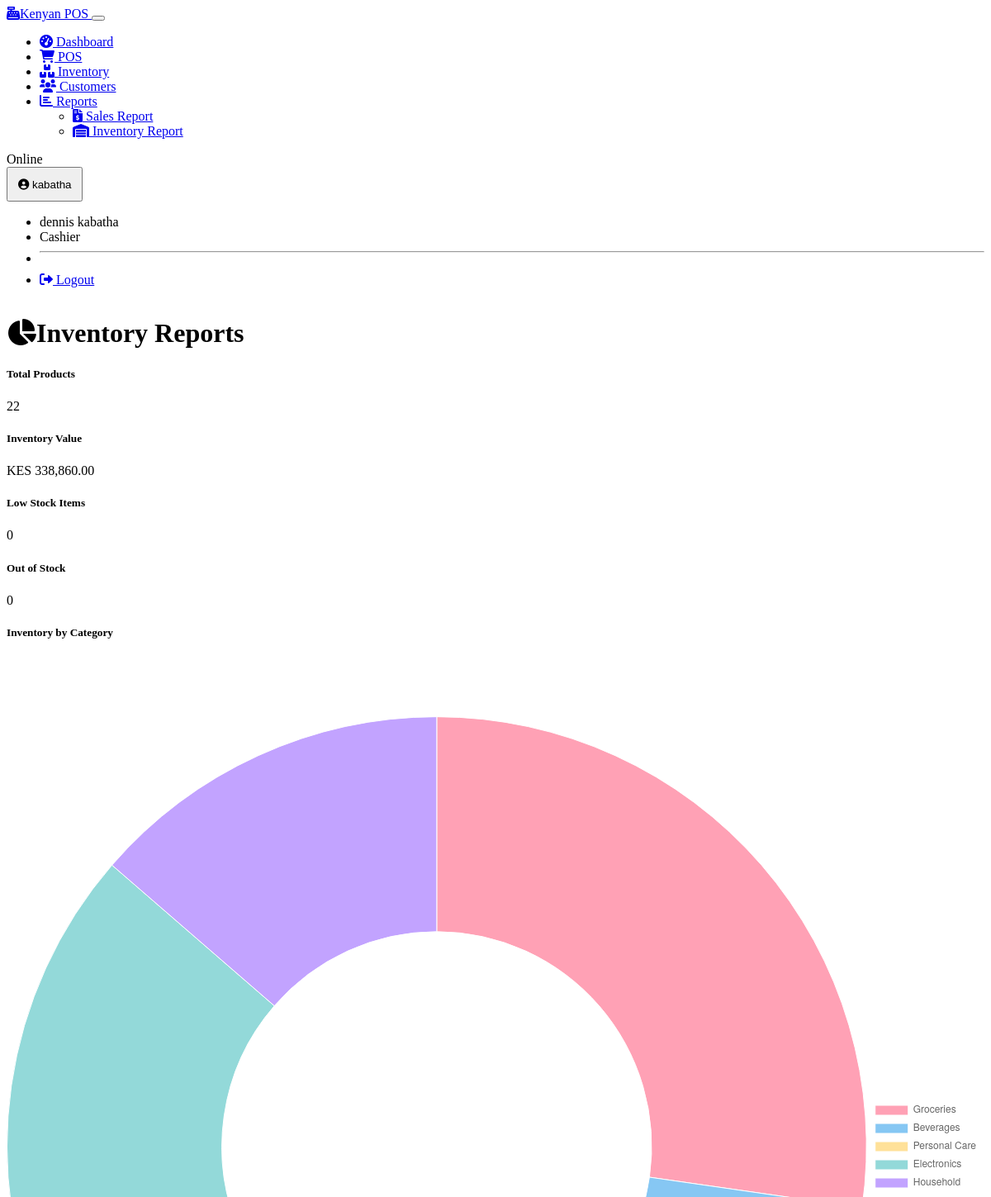
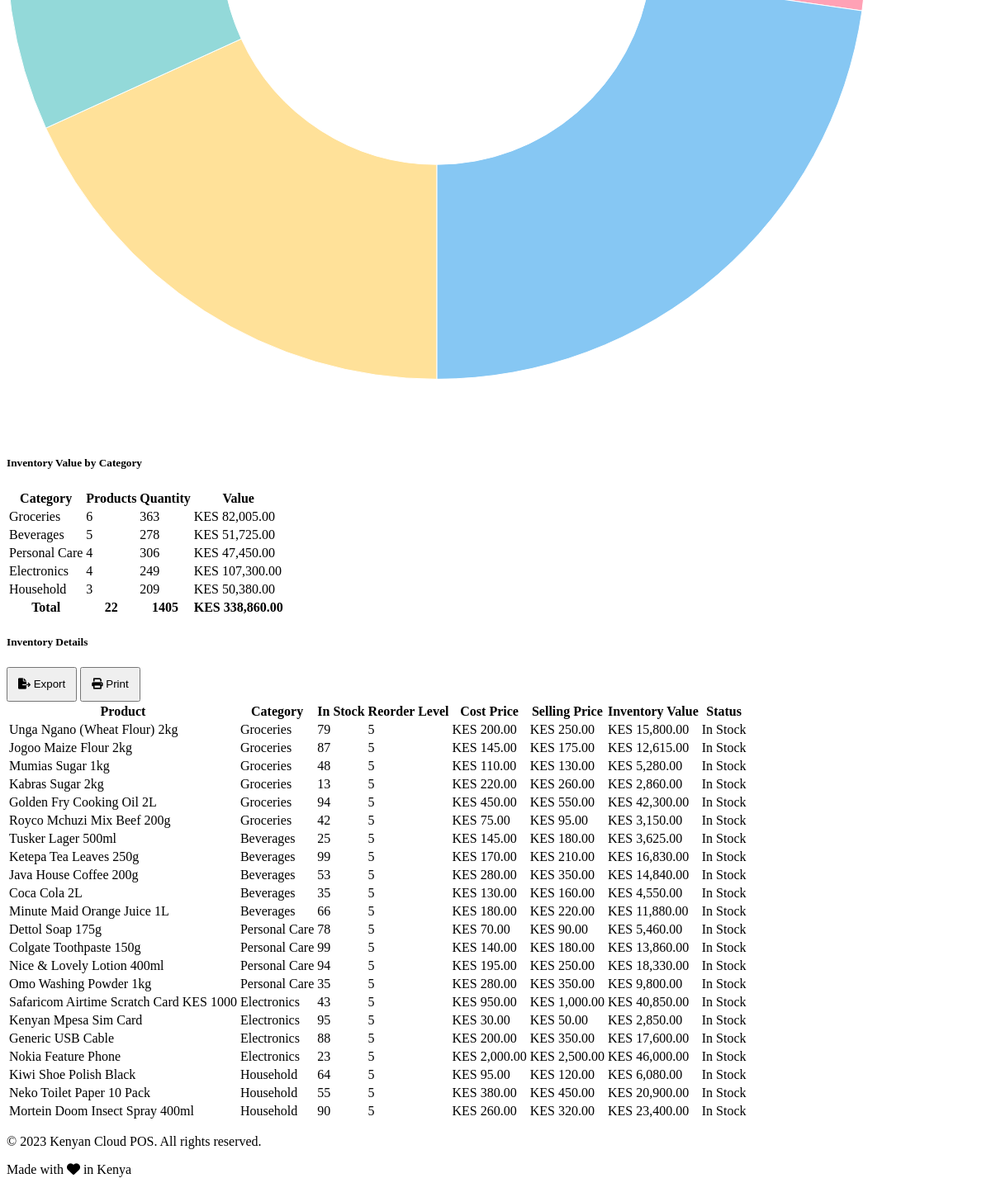
The app's page /reports/inventory (signed in), older data (2 pictures, top to bottom).
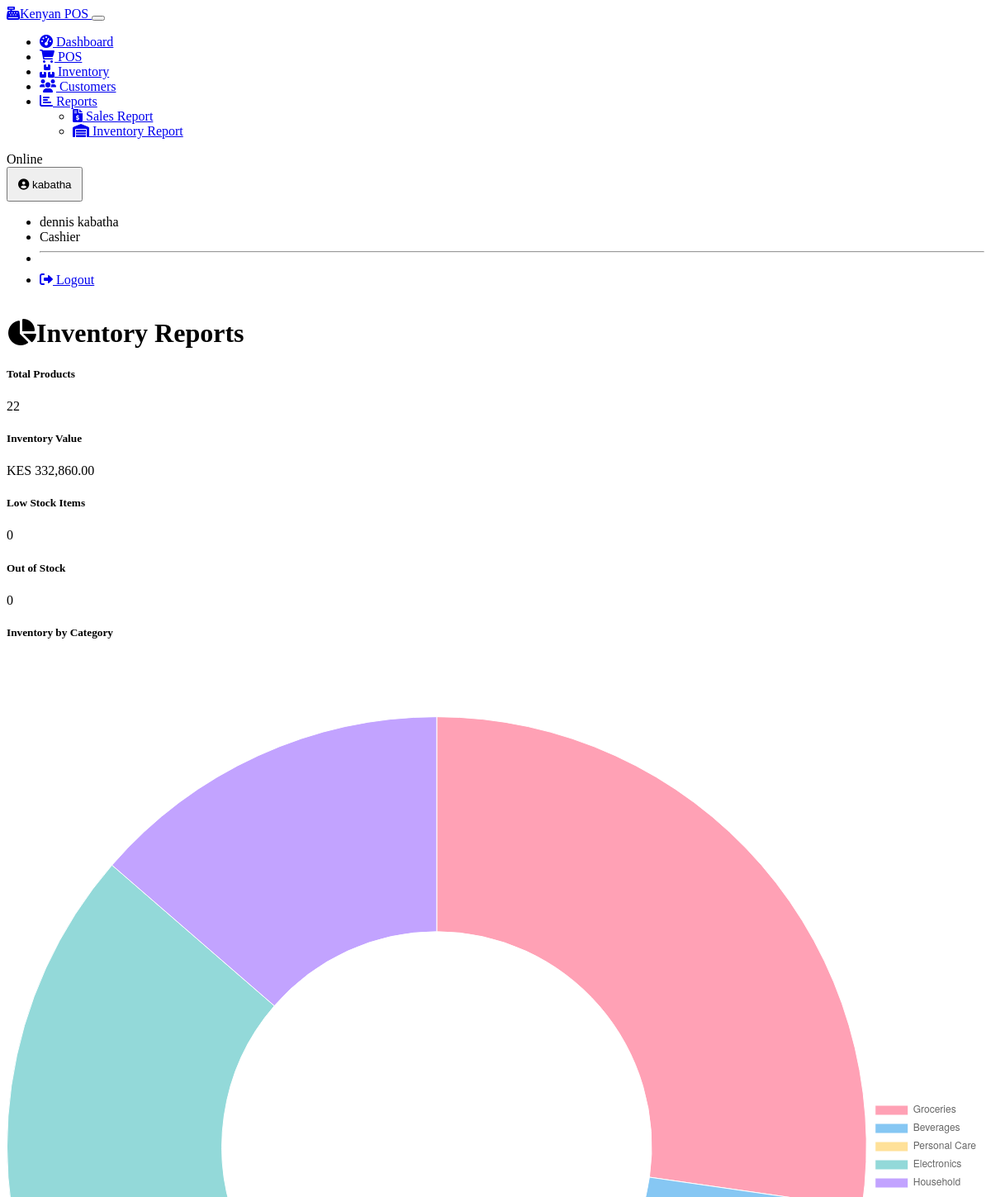
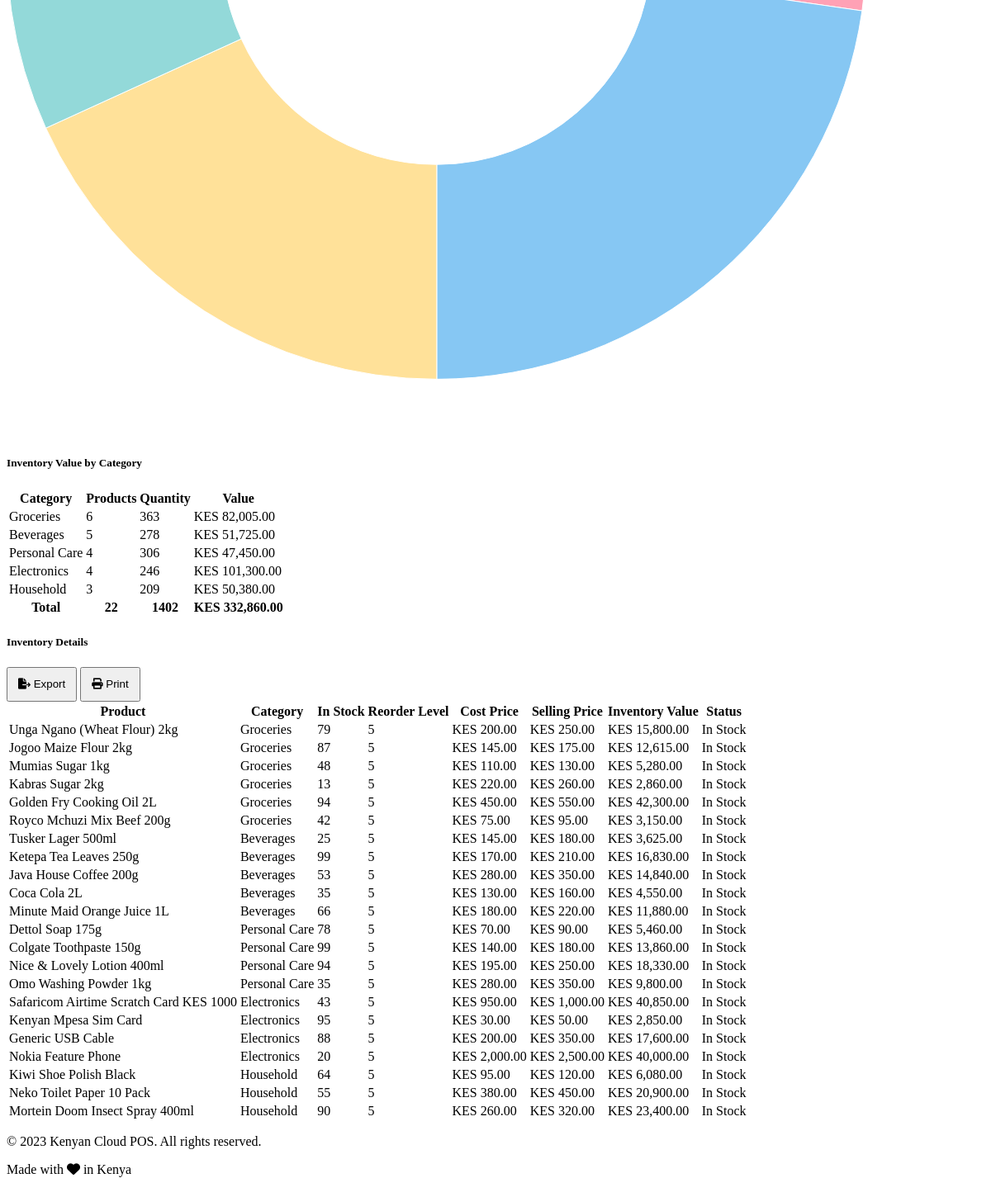
The same page, newer data (2 pictures, top to bottom).
### models.py (models this page shows, shortened)
class Inventory(db.Model):
    id = db.Column(db.Integer, primary_key=True)
    quantity = db.Column(db.Integer, default=0)
    reorder_level = db.Column(db.Integer, default=5)
    last_restock_date = db.Column(db.DateTime)
    updated_at = db.Column(db.DateTime, default=datetime.utcnow, onupdate=datetime.utcnow)
    product_id = db.Column(db.Integer, db.ForeignKey('product.id'), nullable=False)
    store_id = db.Column(db.Integer, db.ForeignKey('store.id'), nullable=False)
    __table_args__ = (db.UniqueConstraint('product_id', 'store_id', name='_product_store_uc'),)

class Product(db.Model):
    id = db.Column(db.Integer, primary_key=True)
    name = db.Column(db.String(100), nullable=False)
    description = db.Column(db.Text)
    sku = db.Column(db.String(50), unique=True)
    barcode = db.Column(db.String(50), unique=True)
    selling_price = db.Column(db.Float, nullable=False)
    cost_price = db.Column(db.Float, nullable=False)
    tax_rate = db.Column(db.Float, default=0.0)  # VAT rate in percentage
    is_active = db.Column(db.Boolean, default=True)
    created_at = db.Column(db.DateTime, default=datetime.utcnow)
    updated_at = db.Column(db.DateTime, default=datetime.utcnow, onupdate=datetime.utcnow)
    category_id = db.Column(db.Integer, db.ForeignKey('category.id'))
    supplier_id = db.Column(db.Integer, db.ForeignKey('supplier.id'))
    inventory = db.relationship('Inventory', backref='product', lazy=True)
    sale_items = db.relationship('SaleItem', backref='product', lazy=True)

class Category(db.Model):
    id = db.Column(db.Integer, primary_key=True)
    name = db.Column(db.String(100), nullable=False)
    description = db.Column(db.String(255))
    products = db.relationship('Product', backref='category', lazy=True)

### routes.py (the view)
    @app.route('/reports/inventory')
    @login_required
    @not_cashier_required
    def inventory_report():
        store_id = session.get('store_id')
        inventory_items = (
            db.session.query(Product, Inventory, Category)
            .join(Inventory, Product.id == Inventory.product_id)
            .outerjoin(Category, Product.category_id == Category.id)
            .filter(Inventory.store_id == store_id)
            .all()
        )
        total_value = sum(item[0].cost_price * item[1].quantity for item in inventory_items)
        categories = {}
        for product, inventory, category in inventory_items:
            category_name = category.name if category else "Uncategorized"
            if category_name not in categories:
                categories[category_name] = {
                    'count': 0,
                    'quantity': 0,
                    'value': 0
                }
            categories[category_name]['count'] += 1
            categories[category_name]['quantity'] += inventory.quantity
            categories[category_name]['value'] += product.cost_price * inventory.quantity
        return render_template(
            'reports/inventory.html',
            inventory_items=inventory_items,
            total_value=total_value,
            categories=categories
        )

### auth.py (called while the page is built)
def login_required(view):
    @wraps(view)
    def wrapped_view(**kwargs):
        if not session.get('user_id'):
            return redirect(url_for('login'))
        return view(**kwargs)
    return wrapped_view

def not_cashier_required(view):
    @wraps(view)
    def wrapped_view(**kwargs):
        if not session.get('user_id'):
            return redirect(url_for('login'))
        if session.get('role') == Role.EMPLOYEE:
            flash('Employees do not have access to this area.', 'danger')
            return redirect(url_for('pos'))
        return view(**kwargs)
    return wrapped_view

def load_logged_in_user():
    user_id = session.get('user_id')
    if user_id is None:
        g.user = None
    else:
        try:
            g.user = User.query.get(user_id)
        except Exception:
            g.user = None

### models.py (called while the page is built)
    @property
    def full_name(self):
        return f"{self.first_name} {self.last_name}"

### templates/reports/inventory.html (shortened to what the changed rows need)
{% extends 'base.html' %}
{% block content %}
<div class="container">
    <h1 class="mb-4"><i class="fas fa-chart-pie me-2"></i>Inventory Reports</h1>
    <div class="row mb-4">
        <div class="col-md-3">
            <div class="card bg-success bg-opacity-10 h-100">
                <div class="card-body text-center">
                    <h5 class="card-title text-success">Inventory Value</h5>
                    <div class="display-5">KES {{ "{:,.2f}".format(total_value) }}</div>
                </div>
            </div>
        </div>
    </div>
    <div class="row mb-4">
        <div class="col-md-6">
            <div class="card h-100">
                <div class="card-body">
                    <table class="table">
                        <thead>
                            <tr>
                                <th>Category</th>
                                <th class="text-center">Products</th>
                                <th class="text-center">Quantity</th>
                                <th class="text-end">Value</th>
                            </tr>
                        </thead>
                        <tbody>
                            {% for category_name, data in categories.items() %}
                            <tr>
                                <td>{{ category_name }}</td>
                                <td class="text-center">{{ data.count }}</td>
                                <td class="text-center">{{ data.quantity }}</td>
                                <td class="text-end">KES {{ "{:,.2f}".format(data.value) }}</td>
                            </tr>
                            {% endfor %}
                            <tr class="table-light">
                                <th>Total</th>
                                <th class="text-center">{{ inventory_items|length }}</th>
                                <th class="text-center">{{ categories.values()|map(attribute='quantity')|sum }}</th>
                                <th class="text-end">KES {{ "{:,.2f}".format(total_value) }}</th>
                            </tr>
                        </tbody>
                    </table>
                </div>
            </div>
        </div>
    </div>
    <div class="card">
        <div class="card-body p-0">
            <div class="table-responsive">
                <table class="table table-hover">
                    <thead>
                        <tr>
                            <th>Product</th>
                            <th>Category</th>
                            <th class="text-center">In Stock</th>
                            <th class="text-center">Reorder Level</th>
                            <th class="text-end">Cost Price</th>
                            <th class="text-end">Selling Price</th>
                            <th class="text-end">Inventory Value</th>
                            <th class="text-center">Status</th>
                        </tr>
                    </thead>
                    <tbody>
                        {% if inventory_items %}
                            {% for product, inventory, category in inventory_items %}
                            <tr class="{% if inventory.quantity <= 0 %}table-danger{% elif inventory.quantity <= inventory.reorder_level %}table-warning{% endif %}">
                                <td>{{ product.name }}</td>
                                <td>{{ category.name if category else 'Uncategorized' }}</td>
                                <td class="text-center">{{ inventory.quantity }}</td>
                                <td class="text-center">{{ inventory.reorder_level }}</td>
                                <td class="text-end">KES {{ "{:,.2f}".format(product.cost_price) }}</td>
                                <td class="text-end">KES {{ "{:,.2f}".format(product.selling_price) }}</td>
                                <td class="text-end">KES {{ "{:,.2f}".format(product.cost_price * inventory.quantity) }}</td>
                                <td class="text-center">
                                    {% if inventory.quantity <= 0 %}
                                    <span class="badge bg-danger">Out of Stock</span>
                                    {% elif inventory.quantity <= inventory.reorder_level %}
                                    <span class="badge bg-warning text-dark">Low Stock</span>
                                    {% else %}
                                    <span class="badge bg-success">In Stock</span>
                                    {% endif %}
                                </td>
                            </tr>
                            {% endfor %}
                        {% else %}
                            <tr>
                                <td colspan="8" class="text-center py-4">No inventory data available</td>
                            </tr>
                        {% endif %}
                    </tbody>
                </table>
            </div>
        </div>
    </div>
</div>
{% endblock %}
{% block extra_js %}
<script>
    document.addEventListener('DOMContentLoaded', function() {
        // Category chart
        const categoryCanvas = document.getElementById('category-chart');
        if (categoryCanvas) {
            // Prepare data from categories
            const categoryData = {
                {% for category_name, data in categories.items() %}
                "{{ category_name }}": {{ data.count }},
                {% endfor %}
            };
            const labels = Object.keys(categoryData);
            const data = Object.values(categoryData);
            // Generate colors
            const backgroundColors = [
                'rgba(255, 99, 132, 0.6)',
                'rgba(54, 162, 235, 0.6)',
                'rgba(255, 206, 86, 0.6)',
                'rgba(75, 192, 192, 0.6)',
                'rgba(153, 102, 255, 0.6)',
                'rgba(255, 159, 64, 0.6)',
                'rgba(199, 199, 199, 0.6)'
            ];
            const categoryChart = new Chart(categoryCanvas, {
                type: 'doughnut',
                data: {
                    labels: labels,
                    datasets: [{
                        data: data,
                        backgroundColor: backgroundColors.slice(0, labels.length),
                        borderWidth: 1
                    }]
                },
                options: {
                    responsive: true,
                    plugins: {
                        legend: {
                            position: 'right',
                        },
                        tooltip: {
                            callbacks: {
                                label: function(context) {
                                    const value = context.raw;
                                    const total = context.dataset.data.reduce((a, b) => a + b, 0);
                                    const percentage = Math.round((value / total) * 100);
                                    return `${context.label}: ${value} products (${percentage}%)`;
                                }
                            }
                        }
                    }
                }
            });
        }
    });
</script>
{% endblock %}

Row changes from the older to the newer data that the page shows:
computed for Inventory "Electronics": quantity "249" → "246"; value "107,300.00" → "101,300.00"
changed through a linked row, Product "Nokia Feature Phone": quantity "23" → "20"; product.cost_price*inventory.quantity "46,000.00" → "40,000.00"
Text that changed along with them:
{{ "{:,.2f}".format(total_value) }}: "338,860.00" → "332,860.00"
{{ categories.values()|map(attribute='quantity')|sum }}: "1405" → "1402"
